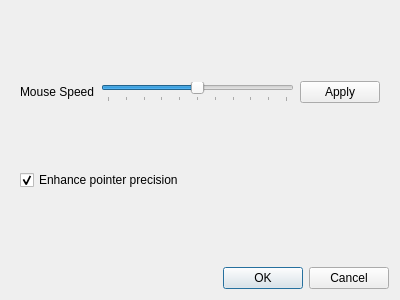
<?xml version="1.0" encoding="UTF-8"?>
<ui version="4.0">
 <class>Dialog</class>
 <widget class="QDialog" name="Dialog">
  <property name="geometry">
   <rect>
    <x>0</x>
    <y>0</y>
    <width>400</width>
    <height>300</height>
   </rect>
  </property>
  <property name="windowTitle">
   <string>Dialog</string>
  </property>
  <layout class="QGridLayout" name="gridLayout">
   <item row="0" column="0">
    <widget class="QWidget" name="widget_2" native="true">
     <layout class="QGridLayout" name="gridLayout_3">
      <item row="0" column="0">
       <widget class="QLabel" name="label">
        <property name="text">
         <string>Mouse Speed</string>
        </property>
       </widget>
      </item>
      <item row="0" column="1">
       <widget class="QSlider" name="horizontalSlider">
        <property name="minimum">
         <number>1</number>
        </property>
        <property name="maximum">
         <number>11</number>
        </property>
        <property name="singleStep">
         <number>2</number>
        </property>
        <property name="pageStep">
         <number>10</number>
        </property>
        <property name="value">
         <number>6</number>
        </property>
        <property name="orientation">
         <enum>Qt::Horizontal</enum>
        </property>
        <property name="invertedAppearance">
         <bool>false</bool>
        </property>
        <property name="invertedControls">
         <bool>false</bool>
        </property>
        <property name="tickPosition">
         <enum>QSlider::TicksBelow</enum>
        </property>
        <property name="tickInterval">
         <number>1</number>
        </property>
       </widget>
      </item>
      <item row="0" column="2">
       <widget class="QPushButton" name="pushButton_4">
        <property name="text">
         <string>Apply</string>
        </property>
       </widget>
      </item>
      <item row="1" column="0" colspan="3">
       <widget class="QCheckBox" name="checkBox">
        <property name="text">
         <string>Enhance pointer precision</string>
        </property>
        <property name="checked">
         <bool>true</bool>
        </property>
       </widget>
      </item>
     </layout>
    </widget>
   </item>
   <item row="1" column="0">
    <widget class="QDialogButtonBox" name="buttonBox">
     <property name="orientation">
      <enum>Qt::Horizontal</enum>
     </property>
     <property name="standardButtons">
      <set>QDialogButtonBox::Cancel|QDialogButtonBox::Ok</set>
     </property>
    </widget>
   </item>
  </layout>
 </widget>
 <resources/>
 <connections>
  <connection>
   <sender>buttonBox</sender>
   <signal>accepted()</signal>
   <receiver>Dialog</receiver>
   <slot>accept()</slot>
   <hints>
    <hint type="sourcelabel">
     <x>248</x>
     <y>254</y>
    </hint>
    <hint type="destinationlabel">
     <x>157</x>
     <y>274</y>
    </hint>
   </hints>
  </connection>
  <connection>
   <sender>buttonBox</sender>
   <signal>rejected()</signal>
   <receiver>Dialog</receiver>
   <slot>reject()</slot>
   <hints>
    <hint type="sourcelabel">
     <x>316</x>
     <y>260</y>
    </hint>
    <hint type="destinationlabel">
     <x>286</x>
     <y>274</y>
    </hint>
   </hints>
  </connection>
 </connections>
</ui>
